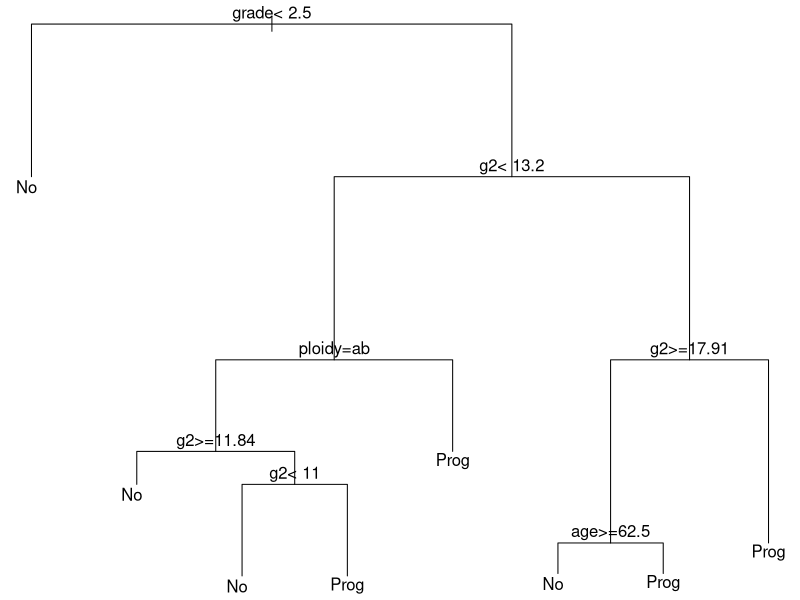
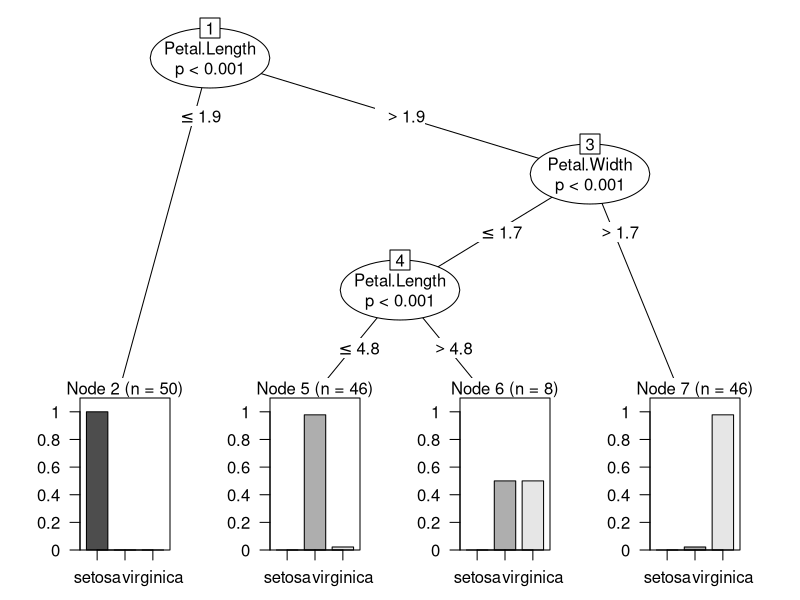
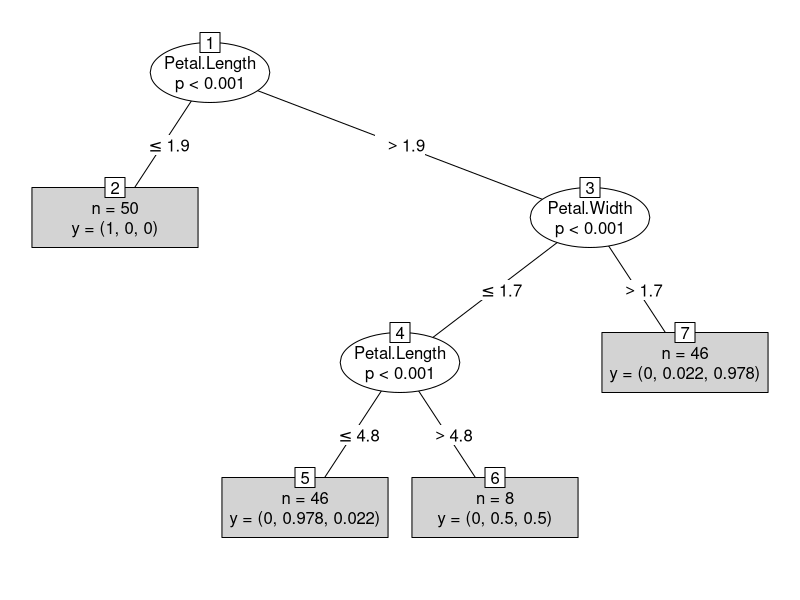
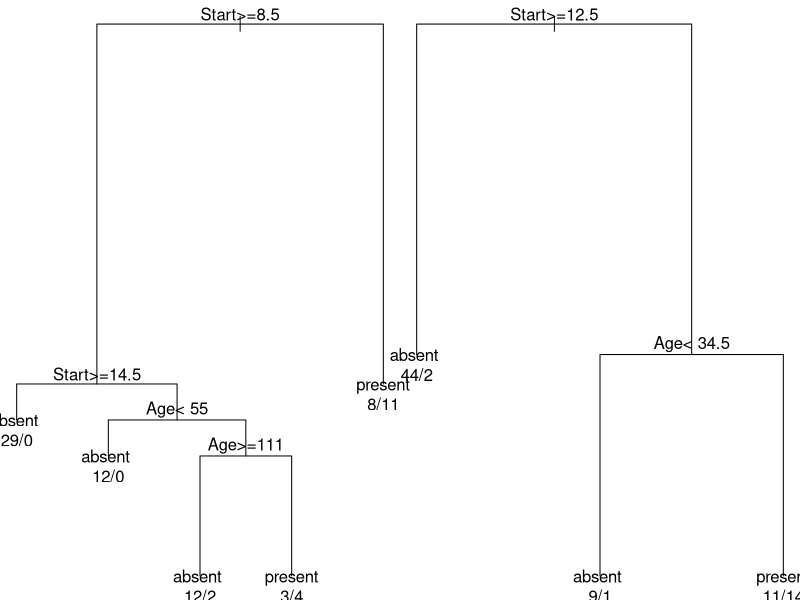

The R source for these figures, in order:
library(rpart)
#to look at data
stagec
# to summarize data
stagec
progstat <- factor(stagec$pgstat, levels = 0:1, labels = c("No", "Prog"))
cfit  <- rpart(progstat ~  age + eet + g2 + grade + gleason + ploidy, data = stagec, method ='class')
print(cfit)
par(mar = rep(0.1, 4))
plot(cfit)
text(cfit)
printcp(cfit)
summary(cfit, cp = 0.06)



library("party")
str(iris)
iris_ctree <- ctree(Species ~ Sepal.Length + Sepal.Width + Petal.Length + Petal.Width, data=iris)
print(iris_ctree)
plot(iris_ctree)
plot(iris_ctree, type="simple")


fit <- rpart(Kyphosis ~ Age + Number + Start, data = kyphosis)
fit2 <- rpart(Kyphosis ~ Age + Number + Start, data = kyphosis,
              parms = list(prior = c(.65,.35), split = "information"))
fit3 <- rpart(Kyphosis ~ Age + Number + Start, data = kyphosis,
              control = rpart.control(cp = 0.05))
par(mfrow = c(1,2), xpd = NA) # otherwise on some devices the text is clipped
plot(fit)
text(fit, use.n = TRUE)
plot(fit2)
text(fit2, use.n = TRUE)
